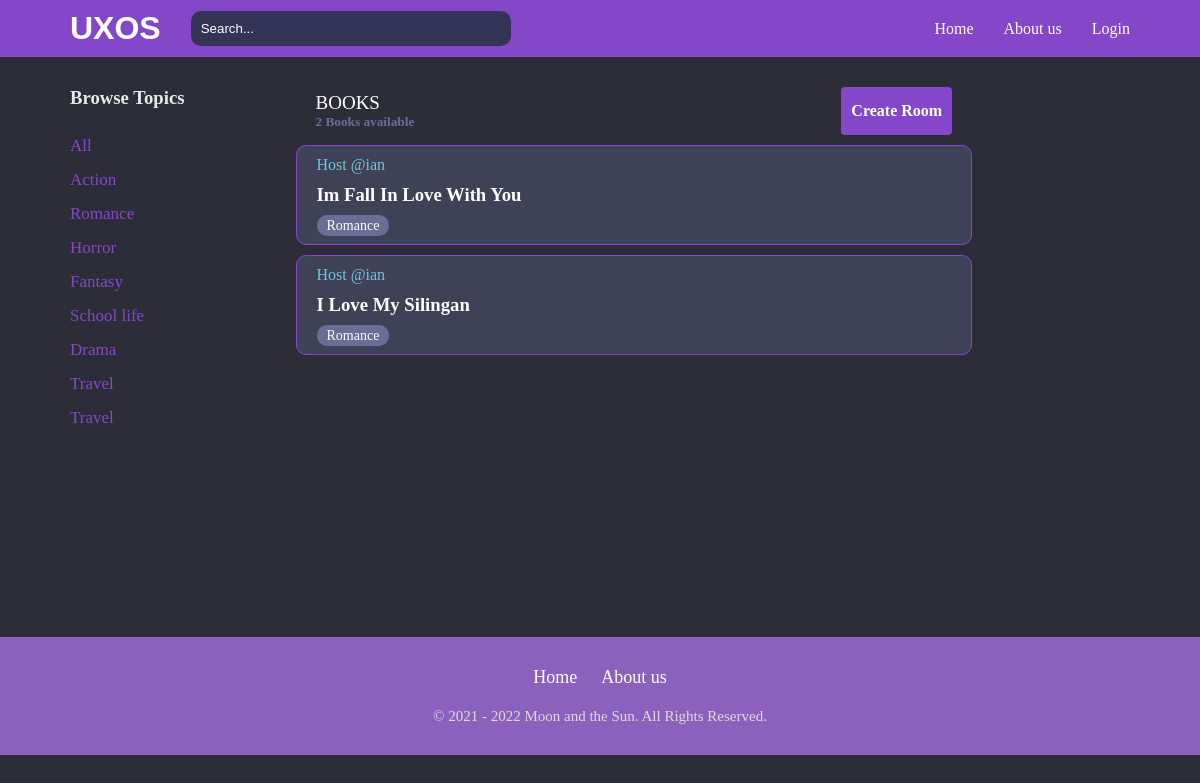
The page /Book/?q=Romance on the database its author committed.
### base/models.py (models this page shows, shortened)
class Topic(models.Model):
    name = models.CharField(max_length=200)
    def __str__(self):
        return self.name

class Room(models.Model):
    host = models.ForeignKey(User, on_delete=models.CASCADE, null=True)
    topic = models.ForeignKey(Topic, on_delete=models.CASCADE, null=True)
    name = models.CharField(max_length=200)
    desription = models.TextField(null=True, blank=True)
    participants = models.ManyToManyField(
        User, related_name='participants', blank=True)
    update = models.DateTimeField(auto_now=True)
    create = models.DateField(auto_now_add=True)
    class Meta:
        ordering = ['-update', '-create']

### base/views.py (the view)
# urls.py: path('Book/', views.home, name='home'),
def home(request):
    q = request.GET.get('q') if request.GET.get('q') != None else ''
    rooms = Room.objects.filter(
        Q(topic__name__icontains=q) |
        Q(name__icontains=q) |
        Q(desription__icontains=q)
    )
    room_count = rooms.count()
    message = Message.objects.all()
    topics = Topic.objects.all()
    context = {'rooms': rooms, 'topics': topics, 'room_count': room_count,
                'message': message}
    return render(request, 'base/home.html', context)

### base/templates/base/home.html (shortened to what this page needs)
{% extends 'main.html' %}
{% block content %}
<div class="home-container">
    <div class="left-home">
        <h3>Browse Topics</h3>
        <div>
            <div class="topic-all">
                <a style="color: rgb(133, 71, 202);" href="{% url 'home' %}">All</a>
            </div>
            {% for i in topics %}
            <div class="topic-home">
                <a href="{% url 'home' %}?q={{i.name}}">{{i.name}}</a>
            </div>
            {% endfor %}
        </div>
    </div>
    <div class="middle-home">
        <div class="top">
            <div class="left">
                <p>BOOKS</p>
                <h5>{{room_count}} Books available</h5>
            </div>
            <div class="right">
                <a href="{% url 'create-room' %}">Create Room</a>
            </div>
        </div>
        {% for i in rooms %}
        <div class="box">
            <div class="left">
                <span>Host @{{i.host.username}}</span>
                <h3><a href="{% url 'room' i.id %}">{{i.name}}</a></h3>
                <small>{{i.topic}}</small>
            </div>
        </div>
        {% endfor %}
    </div>
</div>
{% endblock content %}

### templates/navar.html (style rules this page uses)
* { padding: 0; margin: 0; }
::placeholder { color: white; }
.right { display: flex; text-align: center; }
.right a { color: rgb(255, 255, 255); text-decoration: none; }

### base/templates/base/home.html (style rules this page uses)
.home-container { display: grid; grid-template-columns: 1fr 3fr 0.7fr; background-color: #2D2D39; padding: 20px 70px; min-height: 500px; }
.left-home h3 { color: #e9e8e8; margin-bottom: 20px; }
.left-home .topic-all, .left-home .topic-home { padding: 7px 0px; }
.left-home a { color: rgb(133, 71, 202); text-decoration: none; font-size: 17px; }
.middle-home .top { display: flex; justify-content: space-between; padding: 0px 20px; align-items: center; margin-bottom: 10px; }
.middle-home .top p { color: white; font-size: 19px; }
.middle-home .top h5 { color: #696D97; }
.middle-home .top .right { padding: 15px 10px; background-color: rgb(133, 71, 202); border-radius: 4px; }
.middle-home .top .right a { color: #ffffff; font-weight: bold; }
.middle-home .box { background-color: #3F4156; margin-bottom: 10px; padding: 10px 20px; border: 1px solid rgb(133, 71, 202); border-radius: 10px; justify-content: space-between; display: flex; align-items: center; }
.middle-home .box .left h3 { padding: 10px 0px; }
.middle-home .box .left a { color: white; text-decoration: none; text-transform: capitalize; }
.middle-home .box .left small { color: white; font-size: 14px; padding: 3px 10px; background-color: #696D97; border-radius: 10px; }
.middle-home .box span { color: #71C6DD; }

### templates/main.html (style rules this page uses)
body { background-color: #2D2D39; }

### rows shown on the page
Topic: name "Action"
Topic: name "Romance"
Topic: name "Horror"
Topic: name "Fantasy"
Topic: name "School life"
Topic: name "Drama"
Topic: name "Travel"
Topic: name "Travel"
Room: host.username "ian", name "Im Fall In Love With You", topic "Romance"
Room: host.username "ian", name "I Love My Silingan", topic "Romance"

### other values the page prints
{{ room_count }} "2"
